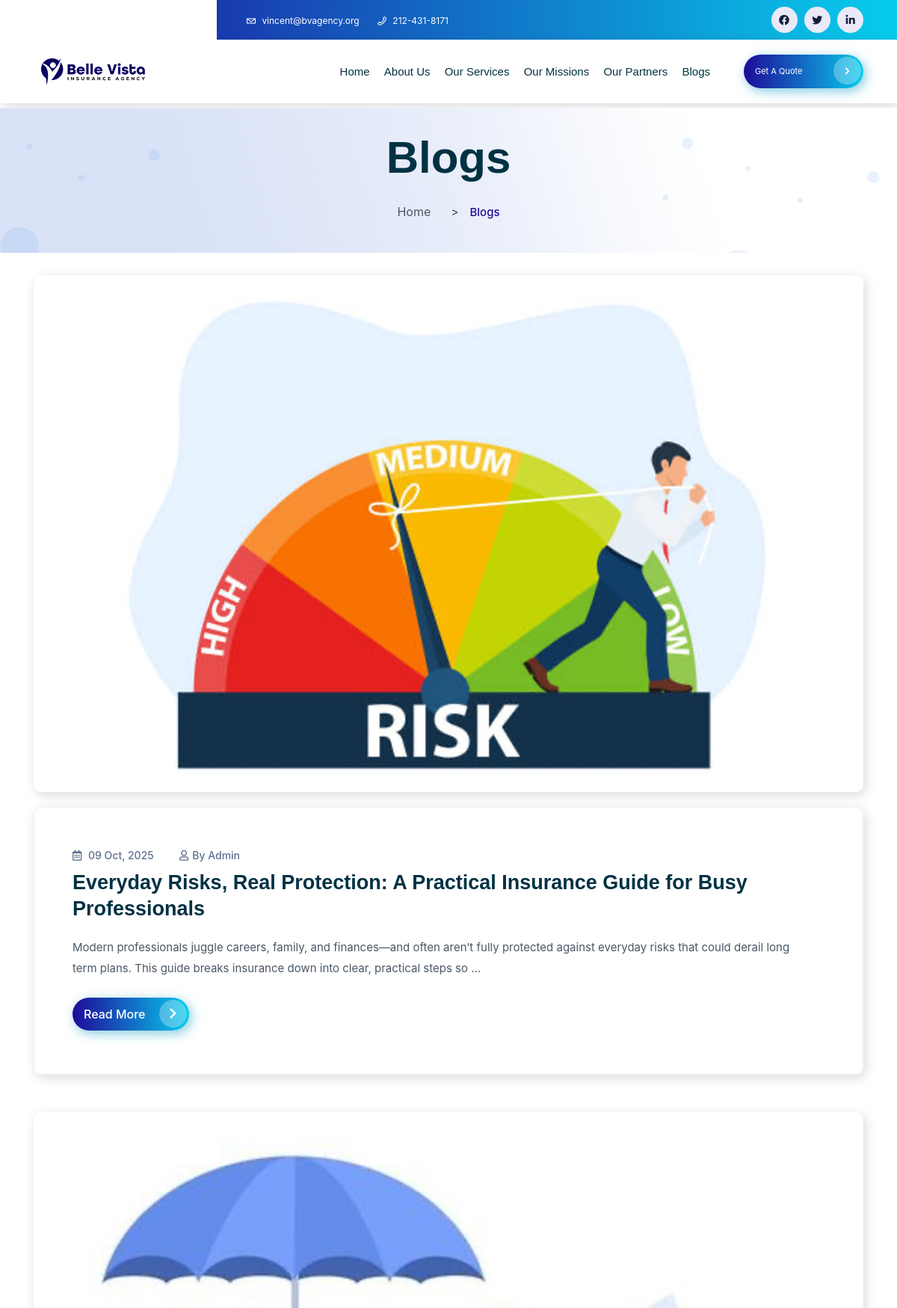
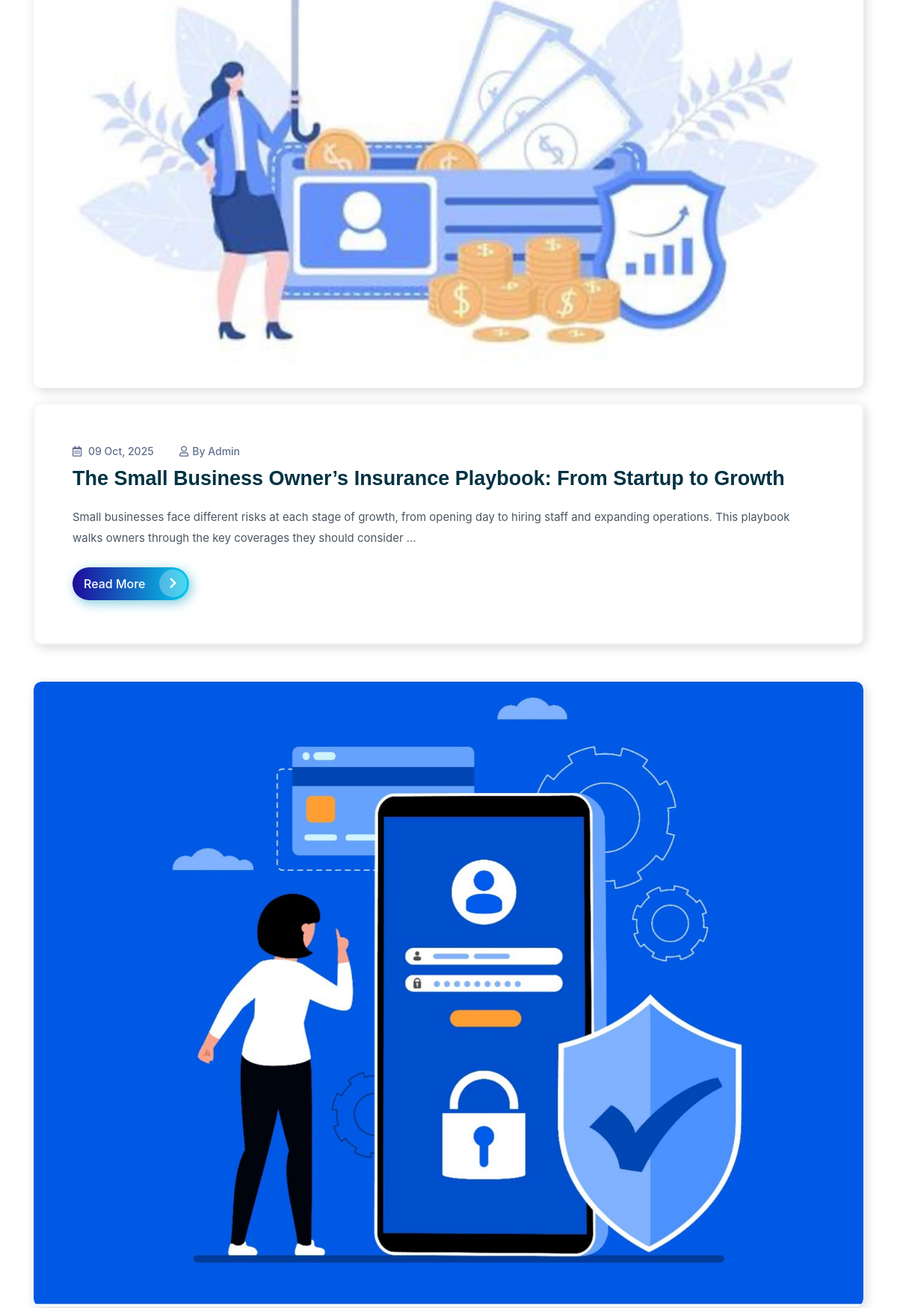
The app's page /blogs/ (upper part) with its own data (2 pictures, top to bottom).
### core/models.py (models this page shows, shortened)
class Blog(models.Model):
    id = models.UUIDField(primary_key=True, default=uuid.uuid4, editable=False)
    title = models.CharField(max_length=255)
    slug = models.SlugField(max_length=255, unique=True, null=True, blank=True)
    owner = models.ForeignKey(
        settings.AUTH_USER_MODEL, related_name="blog", null=True, blank=True, on_delete=models.SET_NULL
    )
    image = models.ImageField(upload_to=user_directory_path, blank=True, null=True)
    description = RichTextUploadingField(null=True, blank=True)
    mini_description = models.TextField(default=None, null=True, blank=True)
    is_active = models.BooleanField(default=True)
    created_at = models.DateTimeField(auto_now_add=True, blank=True, null=True)
    updated_at = models.DateTimeField(auto_now=True, blank=True, null=True)

### core/views.py (the view)
# urls.py: path("blogs/", views.list_blogs, name="blogs"),
def list_blogs(request):
    list_blogs = Blog.objects.filter(is_active=True).order_by("-created_at")
    total_blogs  = list_blogs.count()
    page = request.GET.get("page", 1)
    paginator = Paginator(list_blogs, 3)
    try:
        blogs = paginator.page(page)
    except EmptyPage:
        blogs = paginator.page(paginator.num_pages)
    except PageNotAnInteger:
        blogs = paginator.page(1)
    context = {
        "blogs": blogs,
        "total_blogs": total_blogs,
    }
    return render(request, "core/list_blogs.html", context)

### core/context_processor.py (called while the page is built)
def default(request):
    list_blogs = Blog.objects.filter(is_active=True).order_by("-created_at").all()[:3]
    return {
        "blogs": list_blogs,
    }

### templates/core/list_blogs.html (shortened to what this page needs)
{% extends 'partials/base.html' %}
{% load static %}
{% block content %}
<section class="breadcrumb-area d-flex align-items-center" style="background-image:url({% static 'img/an-bg/an-bg06.png' %})">
    <div class="container">
        <div class="row">
            <div class="col-xl-6 offset-xl-3 col-lg-8 offset-lg-2">
                <div class="breadcrumb-wrap text-center">
                    <div class="breadcrumb-title mb-30">
                        <h2>Blogs</h2>
                    </div>
                    <nav aria-label="breadcrumb">
                        <ol class="breadcrumb">
                            <li class="breadcrumb-item"><a href="{% url 'core:index' %}">Home</a></li>
                            <li class="breadcrumb-item active" aria-current="page">Blogs</li>
                        </ol>
                    </nav>
                </div>
            </div>
        </div>
    </div>
</section>
<section class="inner-blog pt-30">
    <div class="container">
        {% if blogs %}
        <div class="row">
            <div class="col-lg-12">
                {% for blog in blogs  %}
                <div class="bsingle__post mb-50">
                    <div class="bsingle__post-thumb">
                        {% if blog.image %}
                            <img src="{{ blog.image.url }}" alt="{{ blog.title }}">
                        {% endif %}
                    </div>
                    <div class="bsingle__content">
                        <div class="meta-info">
                            <ul>
                                <li><a href="javascript:void(0)">  <i class="far fa-calendar-alt"></i>  {{ blog.created_at|date:"d M, Y" }}</a></li>
                                <li><a href="javascript:void(0)"><i class="far fa-user"></i>by Admin</a></li>
                            </ul>
                        </div>
                        <h2><a href="{% url 'core:blog-detail' blog.slug %}">{{ blog.title|truncatewords:80 }}</a></h2>
                        <p>{{ blog.mini_description|truncatewords:30 }}</p>
                        <div class="slider-btn">
                            <a href="{% url 'core:blog-detail' blog.slug %}" class="btn ss-btn" data-animation="fadeInRight" data-delay=".8s">Read More <i class="fas fa-chevron-right"></i></a>
                        </div>
                    </div>
                </div>
                {% endfor %}
            </div>
        </div>
        {% endif %}
    </div>
</section>
{% endblock content %}

### static/css/default.css (style rules this page uses)
.mb-30 { margin-bottom: 30px; }
.mb-50 { margin-bottom: 50px; }
.pt-30 { padding-top: 30px; }

### static/css/responsive.css (style rules this page uses)
@media (min-width: 992px) and (max-width: 1200px) { .btn.ss-btn { padding: 14px 15px 14px 15px; width: 156px; } }
@media (min-width: 992px) and (max-width: 1200px) { .bsingle__content h2 { padding-right: 0; font-size: 27px; } }

### records on screen
Blog: image (picture), created_at "09 Oct, 2025", title "Everyday Risks, Real Protection: A Practical Insurance Guide for Busy Professionals", mini_description "Modern professionals juggle careers, family, and finances—and often aren’t fully protected against everyday risks that could derail long term plans. This guide breaks insurance down into clear, practical steps so …"
Blog: image (picture), created_at "09 Oct, 2025", title "The Small Business Owner’s Insurance Playbook: From Startup to Growth", mini_description "Small businesses face different risks at each stage of growth, from opening day to hiring staff and expanding operations. This playbook walks owners through the key coverages they should consider …"
Blog: image (picture)
